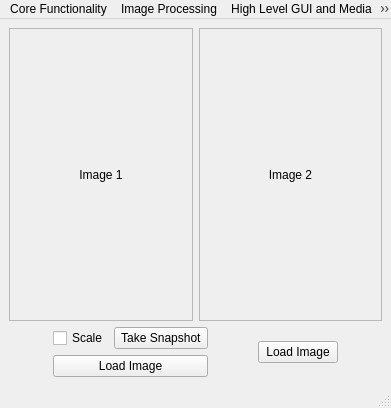
<?xml version="1.0" encoding="UTF-8"?>
<ui version="4.0">
 <class>ToolboxMainWindow</class>
 <widget class="QMainWindow" name="ToolboxMainWindow">
  <property name="geometry">
   <rect>
    <x>0</x>
    <y>0</y>
    <width>391</width>
    <height>408</height>
   </rect>
  </property>
  <property name="windowTitle">
   <string>MainWindow</string>
  </property>
  <widget class="QWidget" name="centralwidget">
   <layout class="QGridLayout" name="gridLayout_2">
    <item row="0" column="1">
     <widget class="QScrollArea" name="secondImageScrollArea">
      <property name="widgetResizable">
       <bool>true</bool>
      </property>
      <widget class="QWidget" name="scrollAreaWidgetContents_2">
       <property name="geometry">
        <rect>
         <x>0</x>
         <y>0</y>
         <width>181</width>
         <height>283</height>
        </rect>
       </property>
       <layout class="QGridLayout" name="gridLayout_4">
        <item row="0" column="0">
         <widget class="QLabel" name="secondImage">
          <property name="text">
           <string>Image 2</string>
          </property>
          <property name="alignment">
           <set>Qt::AlignCenter</set>
          </property>
         </widget>
        </item>
       </layout>
      </widget>
     </widget>
    </item>
    <item row="0" column="0">
     <widget class="QScrollArea" name="firstImageScrollArea">
      <property name="widgetResizable">
       <bool>true</bool>
      </property>
      <widget class="QWidget" name="scrollAreaWidgetContents">
       <property name="geometry">
        <rect>
         <x>0</x>
         <y>0</y>
         <width>182</width>
         <height>283</height>
        </rect>
       </property>
       <layout class="QGridLayout" name="gridLayout_3">
        <item row="0" column="0">
         <widget class="QLabel" name="firstImage">
          <property name="text">
           <string>Image 1</string>
          </property>
          <property name="alignment">
           <set>Qt::AlignCenter</set>
          </property>
         </widget>
        </item>
       </layout>
      </widget>
     </widget>
    </item>
    <item row="1" column="0" colspan="2">
     <layout class="QGridLayout" name="gridLayout">
      <item row="0" column="4">
       <spacer name="horizontalSpacer_2">
        <property name="orientation">
         <enum>Qt::Horizontal</enum>
        </property>
        <property name="sizeHint" stdset="0">
         <size>
          <width>40</width>
          <height>20</height>
         </size>
        </property>
       </spacer>
      </item>
      <item row="0" column="2">
       <spacer name="horizontalSpacer_3">
        <property name="orientation">
         <enum>Qt::Horizontal</enum>
        </property>
        <property name="sizeHint" stdset="0">
         <size>
          <width>40</width>
          <height>20</height>
         </size>
        </property>
       </spacer>
      </item>
      <item row="0" column="0">
       <spacer name="horizontalSpacer">
        <property name="orientation">
         <enum>Qt::Horizontal</enum>
        </property>
        <property name="sizeHint" stdset="0">
         <size>
          <width>40</width>
          <height>20</height>
         </size>
        </property>
       </spacer>
      </item>
      <item row="0" column="1">
       <layout class="QVBoxLayout" name="verticalLayout">
        <item>
         <layout class="QHBoxLayout" name="horizontalLayout">
          <item>
           <widget class="QCheckBox" name="scaleCheckBox">
            <property name="text">
             <string>Scale</string>
            </property>
           </widget>
          </item>
          <item>
           <widget class="QPushButton" name="snapShotButton">
            <property name="text">
             <string> Take Snapshot </string>
            </property>
           </widget>
          </item>
         </layout>
        </item>
        <item>
         <widget class="QPushButton" name="loadFirstImageButton">
          <property name="text">
           <string>Load Image</string>
          </property>
         </widget>
        </item>
       </layout>
      </item>
      <item row="0" column="3">
       <widget class="QPushButton" name="loadSecondImageButton">
        <property name="text">
         <string>Load Image</string>
        </property>
       </widget>
      </item>
     </layout>
    </item>
   </layout>
  </widget>
  <widget class="QMenuBar" name="menubar">
   <property name="geometry">
    <rect>
     <x>0</x>
     <y>0</y>
     <width>391</width>
     <height>21</height>
    </rect>
   </property>
   <widget class="QMenu" name="menuCore_Function">
    <property name="title">
     <string>Core Functionality</string>
    </property>
    <addaction name="actionBlend_Two_Image"/>
    <addaction name="actionContrast_and_Brightness"/>
    <addaction name="actionDiscrete_Fourier_Transform_DFT"/>
   </widget>
   <widget class="QMenu" name="menuImgproc_module">
    <property name="title">
     <string>Image Processing</string>
    </property>
    <widget class="QMenu" name="menuSmooth_Image">
     <property name="title">
      <string>Smooth Image</string>
     </property>
     <addaction name="actionFilter"/>
     <addaction name="actionApply_Custom_Kernel"/>
    </widget>
    <widget class="QMenu" name="menuEdge_Detector">
     <property name="title">
      <string>Edge Detector</string>
     </property>
     <addaction name="actionSobel_Edge_Detector"/>
     <addaction name="actionCanny_Edge_Detector"/>
     <addaction name="actionLaplacian_Edge_Detector"/>
    </widget>
    <widget class="QMenu" name="menuContour_Finder">
     <property name="title">
      <string>Contour Finder</string>
     </property>
     <addaction name="actionFind_Contour"/>
     <addaction name="actionBounding_Box_and_Circles_for_Contour"/>
     <addaction name="actionBounding_Rotated_Box_and_Ellipse_for_Contour"/>
     <addaction name="actionImage_Moment"/>
    </widget>
    <addaction name="menuSmooth_Image"/>
    <addaction name="actionErodeDilate"/>
    <addaction name="separator"/>
    <addaction name="actionMore_Morphology_Transformation"/>
    <addaction name="actionImage_Pyramid"/>
    <addaction name="actionThresholding"/>
    <addaction name="menuEdge_Detector"/>
    <addaction name="separator"/>
    <addaction name="actionHough_Transformation"/>
    <addaction name="actionAffine_Transformations"/>
    <addaction name="separator"/>
    <addaction name="actionHistogram_Equalization"/>
    <addaction name="actionBack_Projection"/>
    <addaction name="separator"/>
    <addaction name="menuContour_Finder"/>
    <addaction name="actionConvex_Hull"/>
   </widget>
   <widget class="QMenu" name="menuHighgui_Module">
    <property name="title">
     <string>High Level GUI and Media</string>
    </property>
    <addaction name="actionWebCam_Video_Processing_Tool"/>
   </widget>
   <widget class="QMenu" name="menuCamera_Calibration">
    <property name="title">
     <string>Camera Calibration</string>
    </property>
   </widget>
   <widget class="QMenu" name="menu2D_Features_Framework">
    <property name="title">
     <string>2D Features Framework</string>
    </property>
   </widget>
   <widget class="QMenu" name="menuObject_Detection">
    <property name="title">
     <string>Object Detection</string>
    </property>
   </widget>
   <widget class="QMenu" name="menuMachine_Learning">
    <property name="title">
     <string>Machine Learning</string>
    </property>
   </widget>
   <addaction name="menuCore_Function"/>
   <addaction name="menuImgproc_module"/>
   <addaction name="menuHighgui_Module"/>
   <addaction name="menuCamera_Calibration"/>
   <addaction name="menu2D_Features_Framework"/>
   <addaction name="menuObject_Detection"/>
   <addaction name="menuMachine_Learning"/>
  </widget>
  <widget class="QStatusBar" name="statusbar"/>
  <action name="actionObject_Detectopm">
   <property name="text">
    <string>Object Detectopm</string>
   </property>
  </action>
  <action name="actionBlend_Two_Image">
   <property name="text">
    <string>Blend Two Image</string>
   </property>
  </action>
  <action name="actionContrast_and_Brightness">
   <property name="text">
    <string>Contrast and Brightness</string>
   </property>
  </action>
  <action name="actionDiscrete_Fourier_Transform_DFT">
   <property name="text">
    <string>Discrete Fourier Transform (DFT)</string>
   </property>
  </action>
  <action name="actionFilter">
   <property name="text">
    <string>Filter</string>
   </property>
  </action>
  <action name="actionApply_Custom_Kernel">
   <property name="text">
    <string>Apply Custom Kernel</string>
   </property>
  </action>
  <action name="actionErode">
   <property name="text">
    <string>Erode</string>
   </property>
  </action>
  <action name="actionDilate">
   <property name="text">
    <string>Dilate</string>
   </property>
  </action>
  <action name="actionErodeDilate">
   <property name="text">
    <string>Erode | Dilate</string>
   </property>
  </action>
  <action name="actionMore_Morphology_Transformation">
   <property name="text">
    <string>Morphology Transformation</string>
   </property>
  </action>
  <action name="actionImage_Pyramid">
   <property name="text">
    <string>Image Pyramid</string>
   </property>
  </action>
  <action name="actionThresholding">
   <property name="text">
    <string>Thresholding</string>
   </property>
  </action>
  <action name="actionSobel_Edge_Detector">
   <property name="text">
    <string>Sobel Edge Detector</string>
   </property>
  </action>
  <action name="actionCanny_Edge_Detector">
   <property name="text">
    <string>Canny Edge Detector</string>
   </property>
  </action>
  <action name="actionLaplacian_Edge_Detector">
   <property name="text">
    <string>Laplacian Edge Detector</string>
   </property>
  </action>
  <action name="actionLine_Transform">
   <property name="text">
    <string>Line Transform</string>
   </property>
  </action>
  <action name="actionCircle_Transform">
   <property name="text">
    <string>Circle Transform</string>
   </property>
  </action>
  <action name="actionHough_Transformation">
   <property name="text">
    <string>Hough Transformation</string>
   </property>
  </action>
  <action name="actionAffine_Transformations">
   <property name="text">
    <string>Affine Transformations</string>
   </property>
  </action>
  <action name="actionHistogram_Equalization">
   <property name="text">
    <string>Histogram Equalization</string>
   </property>
  </action>
  <action name="actionBlack_Projection">
   <property name="text">
    <string>Back Projection</string>
   </property>
  </action>
  <action name="actionConvex_Hull">
   <property name="text">
    <string>Convex Hull</string>
   </property>
  </action>
  <action name="actionFind_Contour">
   <property name="text">
    <string>Find Contour</string>
   </property>
  </action>
  <action name="actionBounding_Box_and_Circles_for_Contour">
   <property name="text">
    <string>Bounding Box and Circles for Contour</string>
   </property>
  </action>
  <action name="actionBounding_Rotated_Box_and_Ellipse_for_Contour">
   <property name="text">
    <string>Bounding Rotated Box and Ellipse for Contour</string>
   </property>
  </action>
  <action name="actionImage_Moment">
   <property name="text">
    <string>Image Moment</string>
   </property>
  </action>
  <action name="actionBack_Projection">
   <property name="text">
    <string>Back Projection</string>
   </property>
  </action>
  <action name="actionWebCam_Video_Processing_Tool">
   <property name="text">
    <string>WebCam Video Processing Tool</string>
   </property>
  </action>
 </widget>
 <resources/>
 <connections/>
</ui>
